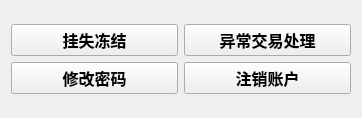
<?xml version="1.0" encoding="UTF-8"?>
<ui version="4.0">
 <class>Manage</class>
 <widget class="QWidget" name="Manage">
  <property name="geometry">
   <rect>
    <x>0</x>
    <y>0</y>
    <width>362</width>
    <height>118</height>
   </rect>
  </property>
  <property name="windowTitle">
   <string>安全中心</string>
  </property>
  <layout class="QVBoxLayout" name="verticalLayout">
   <item>
    <layout class="QGridLayout" name="gridLayout">
     <item row="0" column="1">
      <widget class="QPushButton" name="btUnTransaction">
       <property name="font">
        <font>
         <pointsize>12</pointsize>
         <weight>75</weight>
         <bold>true</bold>
        </font>
       </property>
       <property name="text">
        <string>异常交易处理</string>
       </property>
      </widget>
     </item>
     <item row="0" column="0">
      <widget class="QPushButton" name="btLostFreez">
       <property name="font">
        <font>
         <pointsize>12</pointsize>
         <weight>75</weight>
         <bold>true</bold>
        </font>
       </property>
       <property name="text">
        <string>挂失冻结</string>
       </property>
      </widget>
     </item>
     <item row="1" column="0">
      <widget class="QPushButton" name="btModifyPwd">
       <property name="font">
        <font>
         <pointsize>12</pointsize>
         <weight>75</weight>
         <bold>true</bold>
        </font>
       </property>
       <property name="text">
        <string>修改密码</string>
       </property>
      </widget>
     </item>
     <item row="1" column="1">
      <widget class="QPushButton" name="btUnSubscribe">
       <property name="font">
        <font>
         <pointsize>12</pointsize>
         <weight>75</weight>
         <bold>true</bold>
        </font>
       </property>
       <property name="text">
        <string>注销账户</string>
       </property>
      </widget>
     </item>
    </layout>
   </item>
  </layout>
 </widget>
 <resources/>
 <connections/>
</ui>
